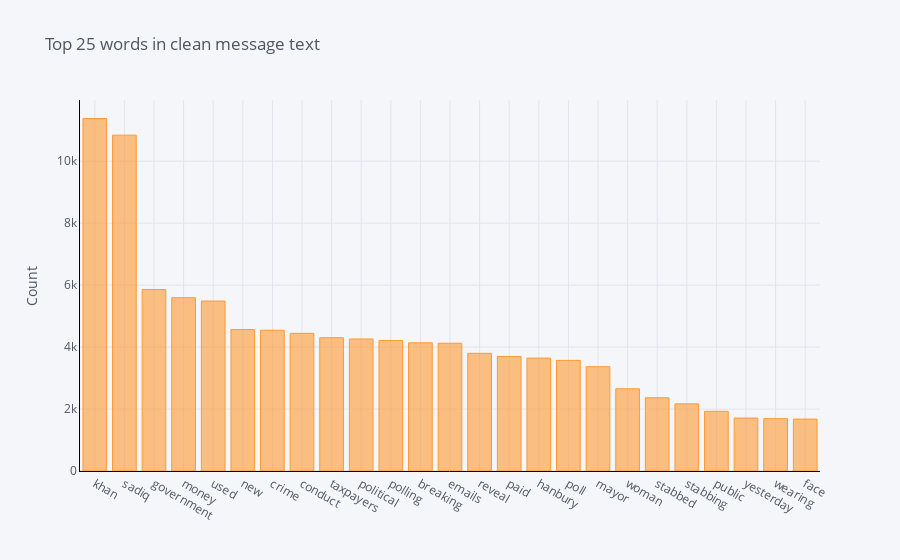
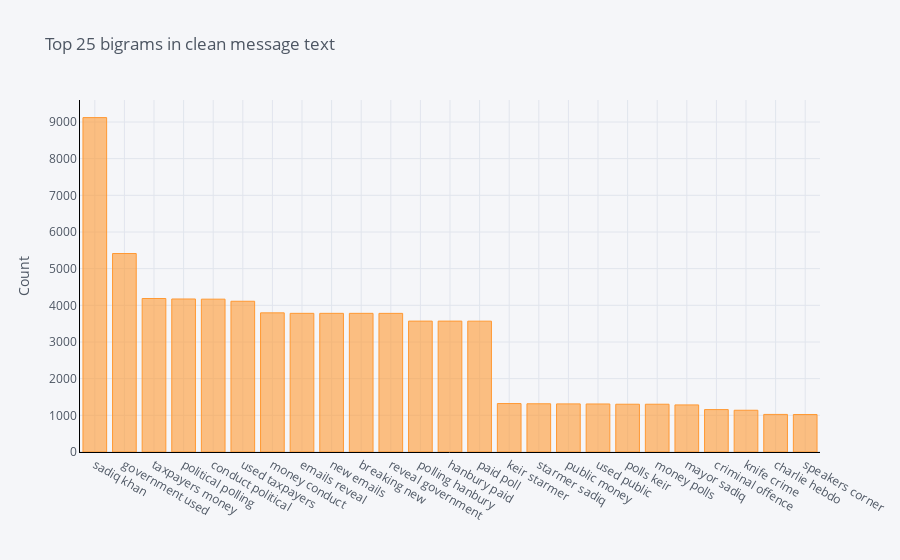
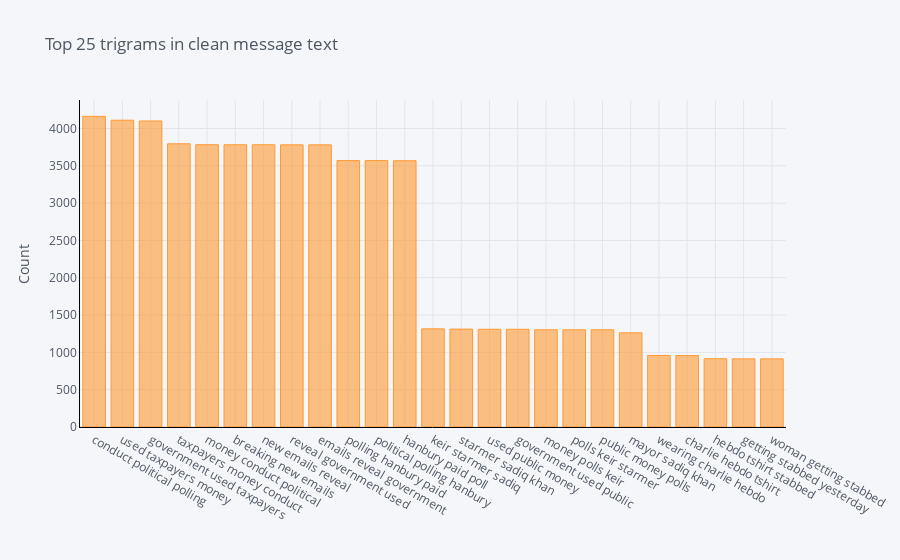

The code cell stored with these charts, in order, in its notebook:
### Code cell
plot_ngrams(all_tweets, 'Clean_MessageText')

### Figure 1 — Plotly figure (JSON) as saved in the notebook; plotly's stock layout.template omitted (floating-point values rounded to 4 significant figures)
{"data": [{"marker": {"color": "rgba(255, 153, 51, 0.6)", "line": {"color": "rgba(255, 153, 51, 1.0)", "width": 1}}, "name": "count", "orientation": "v", "text": "", "type": "bar", "x": ["khan", "sadiq", "government", "money", "used", "new", "crime", "conduct", "taxpayers", "political", "polling", "breaking", "emails", "reveal", "paid", "hanbury", "poll", "mayor", "woman", "stabbed", "stabbing", "public", "yesterday", "wearing", "face"], "y": [11377, 10841, 5857, 5594, 5486, 4567, 4545, 4444, 4302, 4262, 4215, 4137, 4124, 3799, 3698, 3645, 3571, 3367, 2653, 2363, 2167, 1927, 1710, 1690, 1676]}], "layout": {"legend": {"bgcolor": "#F5F6F9", "font": {"color": "#4D5663"}}, "paper_bgcolor": "#F5F6F9", "plot_bgcolor": "#F5F6F9", "title": {"font": {"color": "#4D5663"}, "text": "Top 25 words in clean message text"}, "xaxis": {"gridcolor": "#E1E5ED", "linecolor": "black", "showgrid": true, "tickfont": {"color": "#4D5663"}, "title": {"font": {"color": "#4D5663"}, "text": ""}, "zerolinecolor": "#E1E5ED"}, "yaxis": {"gridcolor": "#E1E5ED", "linecolor": "black", "showgrid": true, "tickfont": {"color": "#4D5663"}, "title": {"font": {"color": "#4D5663"}, "text": "Count"}, "zerolinecolor": "#E1E5ED"}}}

### Figure 2 — Plotly figure (JSON) as saved in the notebook; plotly's stock layout.template omitted (floating-point values rounded to 4 significant figures)
{"data": [{"marker": {"color": "rgba(255, 153, 51, 0.6)", "line": {"color": "rgba(255, 153, 51, 1.0)", "width": 1}}, "name": "count", "orientation": "v", "text": "", "type": "bar", "x": ["sadiq khan", "government used", "taxpayers money", "political polling", "conduct political", "used taxpayers", "money conduct", "emails reveal", "new emails", "breaking new", "reveal government", "polling hanbury", "hanbury paid", "paid poll", "keir starmer", "starmer sadiq", "public money", "used public", "polls keir", "money polls", "mayor sadiq", "criminal offence", "knife crime", "charlie hebdo", "speakers corner"], "y": [9120, 5413, 4186, 4173, 4168, 4111, 3795, 3782, 3782, 3782, 3781, 3570, 3570, 3568, 1321, 1315, 1312, 1310, 1303, 1303, 1284, 1157, 1139, 1025, 1023]}], "layout": {"legend": {"bgcolor": "#F5F6F9", "font": {"color": "#4D5663"}}, "paper_bgcolor": "#F5F6F9", "plot_bgcolor": "#F5F6F9", "title": {"font": {"color": "#4D5663"}, "text": "Top 25 bigrams in clean message text"}, "xaxis": {"gridcolor": "#E1E5ED", "linecolor": "black", "showgrid": true, "tickfont": {"color": "#4D5663"}, "title": {"font": {"color": "#4D5663"}, "text": ""}, "zerolinecolor": "#E1E5ED"}, "yaxis": {"gridcolor": "#E1E5ED", "linecolor": "black", "showgrid": true, "tickfont": {"color": "#4D5663"}, "title": {"font": {"color": "#4D5663"}, "text": "Count"}, "zerolinecolor": "#E1E5ED"}}}

### Figure 3 — Plotly figure (JSON) as saved in the notebook; plotly's stock layout.template omitted (floating-point values rounded to 4 significant figures)
{"data": [{"marker": {"color": "rgba(255, 153, 51, 0.6)", "line": {"color": "rgba(255, 153, 51, 1.0)", "width": 1}}, "name": "count", "orientation": "v", "text": "", "type": "bar", "x": ["conduct political polling", "used taxpayers money", "government used taxpayers", "taxpayers money conduct", "money conduct political", "breaking new emails", "new emails reveal", "reveal government used", "emails reveal government", "polling hanbury paid", "political polling hanbury", "hanbury paid poll", "keir starmer sadiq", "starmer sadiq khan", "used public money", "government used public", "money polls keir", "polls keir starmer", "public money polls", "mayor sadiq khan", "wearing charlie hebdo", "charlie hebdo tshirt", "hebdo tshirt stabbed", "getting stabbed yesterday", "woman getting stabbed"], "y": [4163, 4111, 4101, 3795, 3783, 3782, 3782, 3781, 3781, 3570, 3570, 3568, 1315, 1312, 1310, 1310, 1303, 1303, 1303, 1262, 959, 957, 915, 913, 913]}], "layout": {"legend": {"bgcolor": "#F5F6F9", "font": {"color": "#4D5663"}}, "paper_bgcolor": "#F5F6F9", "plot_bgcolor": "#F5F6F9", "title": {"font": {"color": "#4D5663"}, "text": "Top 25 trigrams in clean message text"}, "xaxis": {"gridcolor": "#E1E5ED", "linecolor": "black", "showgrid": true, "tickfont": {"color": "#4D5663"}, "title": {"font": {"color": "#4D5663"}, "text": ""}, "zerolinecolor": "#E1E5ED"}, "yaxis": {"gridcolor": "#E1E5ED", "linecolor": "black", "showgrid": true, "tickfont": {"color": "#4D5663"}, "title": {"font": {"color": "#4D5663"}, "text": "Count"}, "zerolinecolor": "#E1E5ED"}}}
